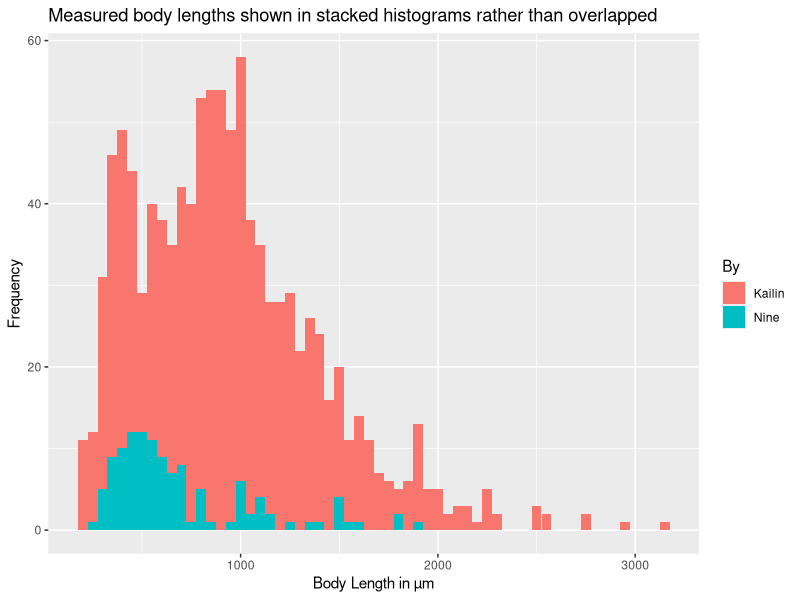
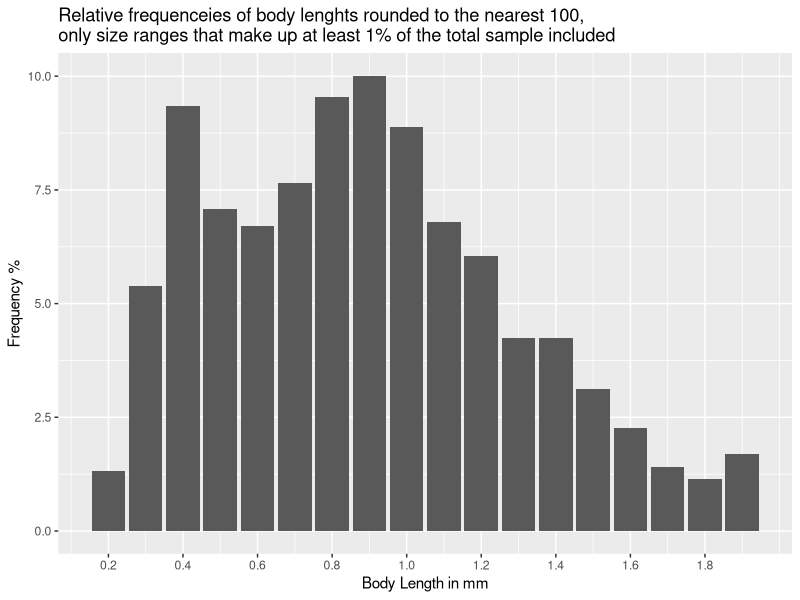
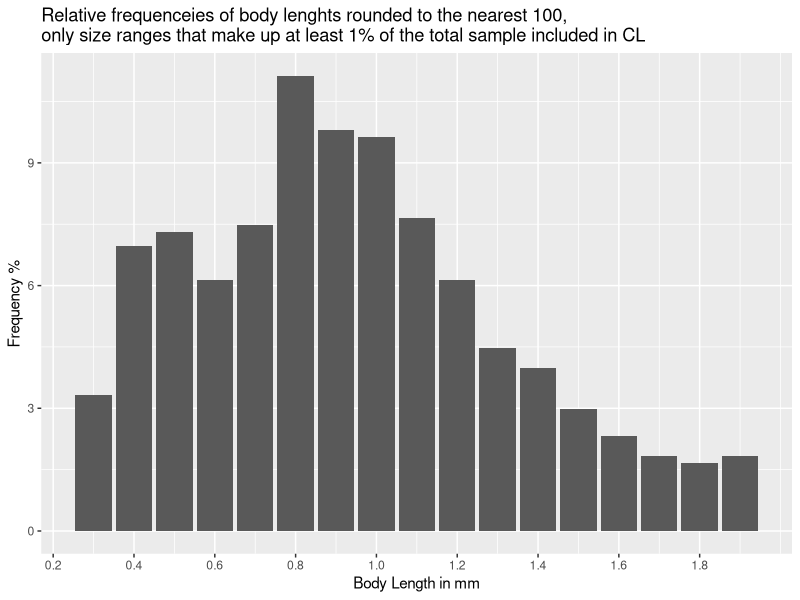
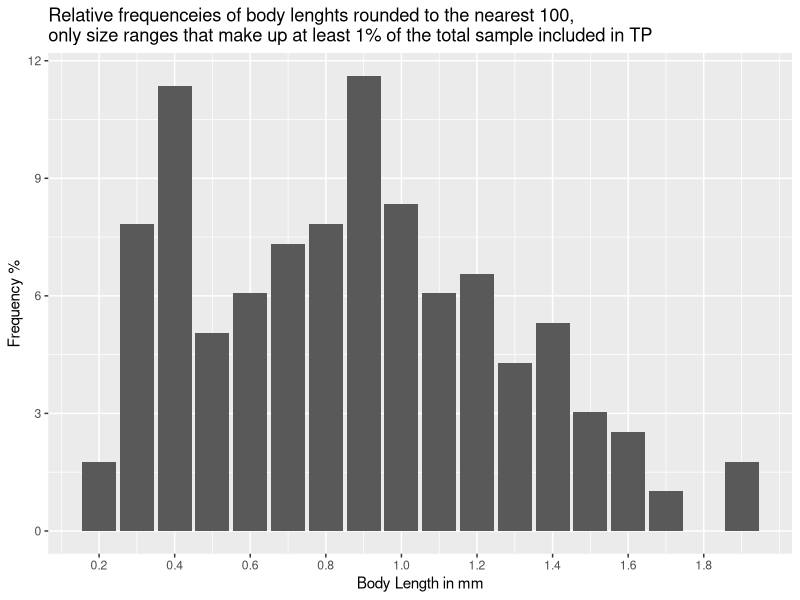
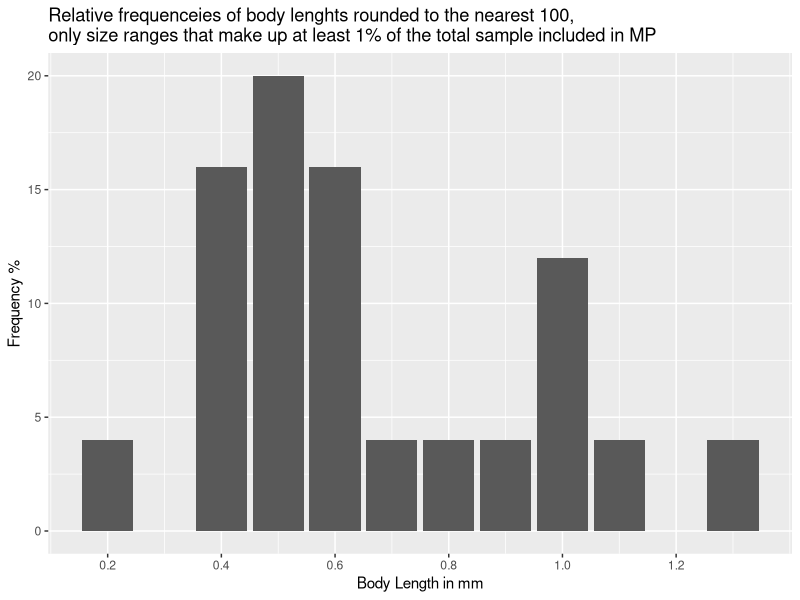
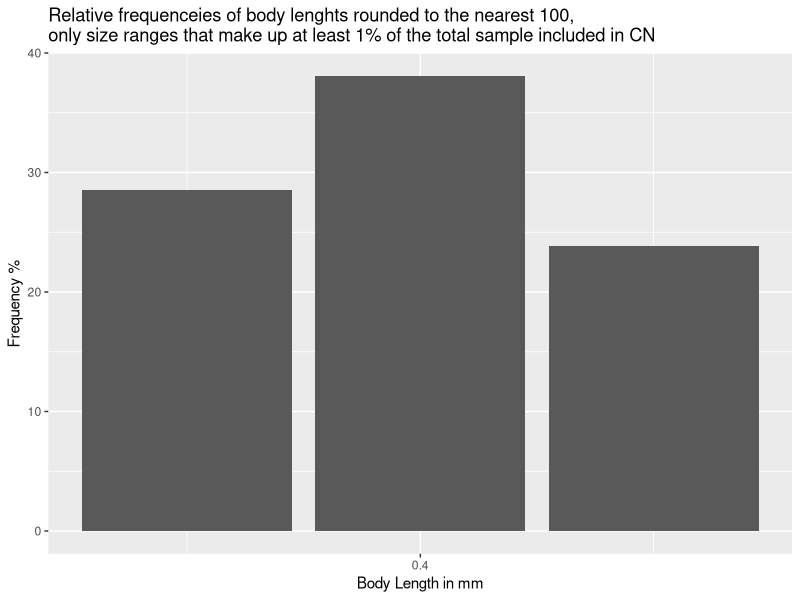
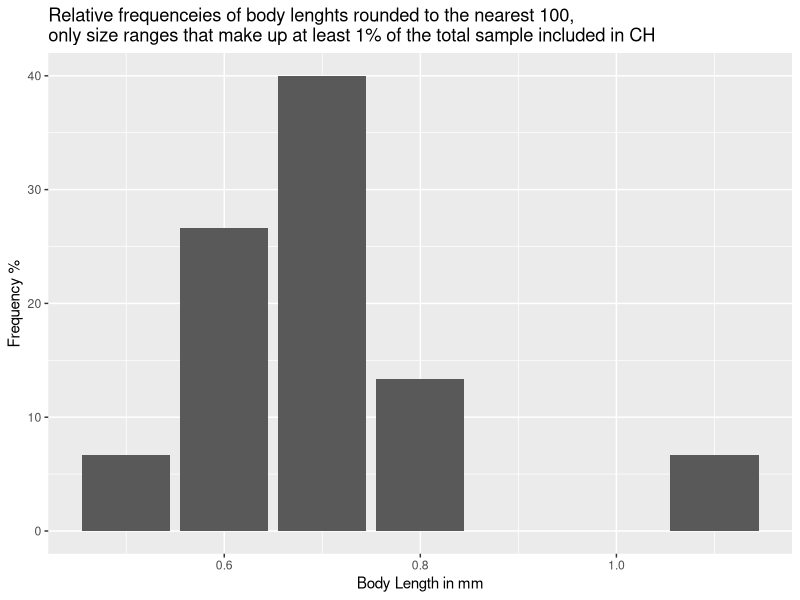
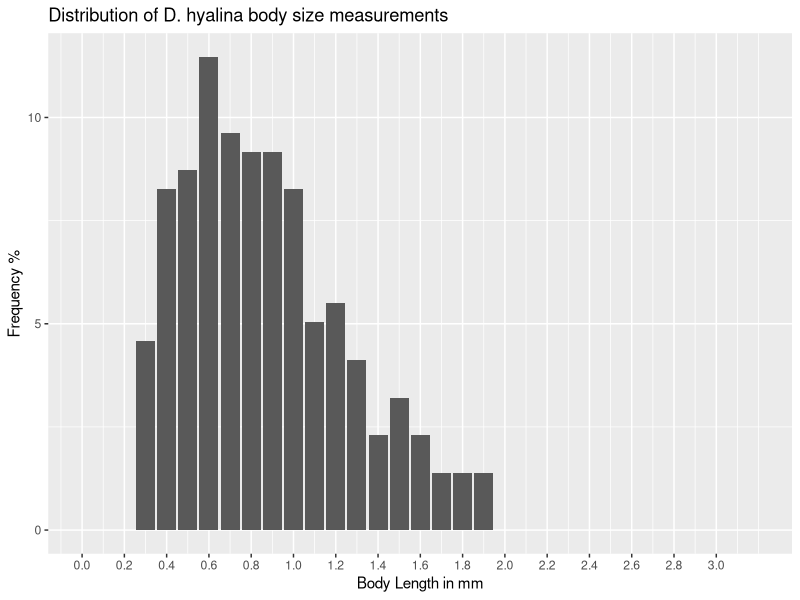

Write R code to recreate these figures, in order.
## ---- chunk 1
library(tidyverse)
library(readxl)
library(here)
## ---- chunk 2
df1 <- read_excel(path = here("data_raw/Body_length_2010_2012.xlsx"), range = "CL!A1:J288") # import data
df2 <- read_excel(path = here("data_raw/Body_length_2010_2012.xlsx"), range = "TP!A1:I206") # import data
df1 <- df1[, -3]
df2 <- df2[, -3]

data1 <- pivot_longer(df1, cols = 3:9, names_to = "Species", values_to = "Size")
data2 <- pivot_longer(df2, cols = 3:8, names_to = "Species", values_to = "Size")

data <- rbind(data1, data2)
data$By <- "Kailin"

df3 <- read_excel(path = here("data_raw/Body_length_2005-2007.xlsx"), range = "Measurements!A1:F119") # import data
df3 <- df3[, -3]
df3 <- df3[, -5]
df3$By <- "Nine"

data_tidy <- rbind(data, df3) # combine both datasets
## ---- chunk 3
summary <- data_tidy %>% group_by(Species) %>% summarize(mean = mean(Size, na.rm = TRUE),
                                              stdev = sd(Size, na.rm = TRUE),
                                              min = min(Size, na.rm = TRUE),
                                              max = max(Size, na.rm = TRUE)) # calculate mean, stdev, min and max of each species
knitr::kable(summary)
## ---- chunk 4
data_tidy$SizeR <- plyr::round_any(data_tidy$Size, accuracy = 100) # round body sizes to create groups

ggplot(data = data_tidy, aes(x = Size, fill = By))+
  geom_histogram(binwidth = 50, alpha = 1, position = "stack")+ # the histograms are stacked, not overlapped!
  labs(y = "Frequency", x = "Body Length in µm", title = "Measured body lengths shown in stacked histograms rather than overlapped")
## ---- chunk 5
counts <- plyr::count(data_tidy$SizeR) # count how many times a body size was measured
total <- sum(!is.na(data_tidy$SizeR))
percentages <- head(counts, n = -1) %>% mutate("Rfreq" = freq / (total / 100)) # find the % of how many times a body size was measured
colnames(percentages)[1] <- "SizeR"
percentagesF <- filter(percentages, Rfreq >= 1.0) # filter for body sizes measured over 1% of the time

# left_join(data_tidy, percentages, by = "SizeR")

ggplot(data = percentagesF, aes(x = SizeR / 1000, y = Rfreq))+
  geom_col()+
  scale_x_continuous(breaks = seq(0, (max(percentagesF$SizeR))/1000, 0.2))+
  labs(y = "Frequency %", x = "Body Length in mm", 
       title = "Relative frequenceies of body lenghts rounded to the nearest 100,\nonly size ranges that make up at least 1% of the total sample included")
## ---- chunk 6
plotRfreqLake <- function(lake = "CL") {
  dataF <- filter(data_tidy, Lake == lake)
  
  dataF$SizeR <- plyr::round_any(dataF$Size, accuracy = 100) # round body sizes to create groups
  
  counts <- plyr::count(dataF$SizeR) # count how many times a body size was measured
  total <- sum(!is.na(dataF$SizeR))
  percentages <- head(counts, n = -1) %>% mutate("Rfreq" = freq / (total / 100)) # find the % of how many times a body size was measured
  colnames(percentages)[1] <- "SizeR"
  percentagesF <- filter(percentages, Rfreq >= 1.0) # filter for body sizes measured over 1% of the time
  
  # left_join(dataF, percentages, by = "SizeR")
  
  ggplot(data = percentagesF, aes(x = SizeR / 1000, y = Rfreq))+
    geom_col()+
    scale_x_continuous(breaks = seq(0, (max(percentagesF$SizeR))/1000, 0.2))+
    labs(y = "Frequency %", x = "Body Length in mm", 
         title = paste0("Relative frequenceies of body lenghts rounded to the nearest 100,\nonly size ranges that make up at least 1% of the total sample included in ", lake))
}
## ---- chunk 7
lakes <- unique(data_tidy$Lake)

for (i in lakes) {
  print(plotRfreqLake(lake = i))
}
## ---- chunk 8
plotRfreqSpecies <- function(species = "D. hyalina") {
  dataF <- filter(data_tidy, Species == species)
  
  dataF$SizeR <- plyr::round_any(dataF$Size, accuracy = 100) # round body sizes to create groups
  
  counts <- plyr::count(dataF$SizeR) # count how many times a body size was measured
  total <- sum(!is.na(dataF$SizeR))
  percentages <- counts %>% mutate("Rfreq" = freq / (total / 100)) # find the % of how many times a body size was measured
  colnames(percentages)[1] <- "SizeR"
  percentagesF <- filter(percentages, Rfreq >= 1.0) # filter for body sizes measured over 1% of the time
  
  # left_join(dataF, percentages, by = "SizeR")
  
  ggplot(data = percentagesF, aes(x = SizeR / 1000, y = Rfreq))+
    geom_col()+
    scale_x_continuous(breaks = seq(0, 3, 0.2), limits = c(0, 3.2))+
    scale_y_continuous(breaks = seq(0, 100, 5))+
    labs(y = "Frequency %", x = "Body Length in mm", 
         title = paste0("Distribution of ", species, " body size measurements"))
}
## ---- chunk 9
species <- unique(data_tidy$Species)

for (i in species) {
  print(plotRfreqSpecies(species = i))
}
